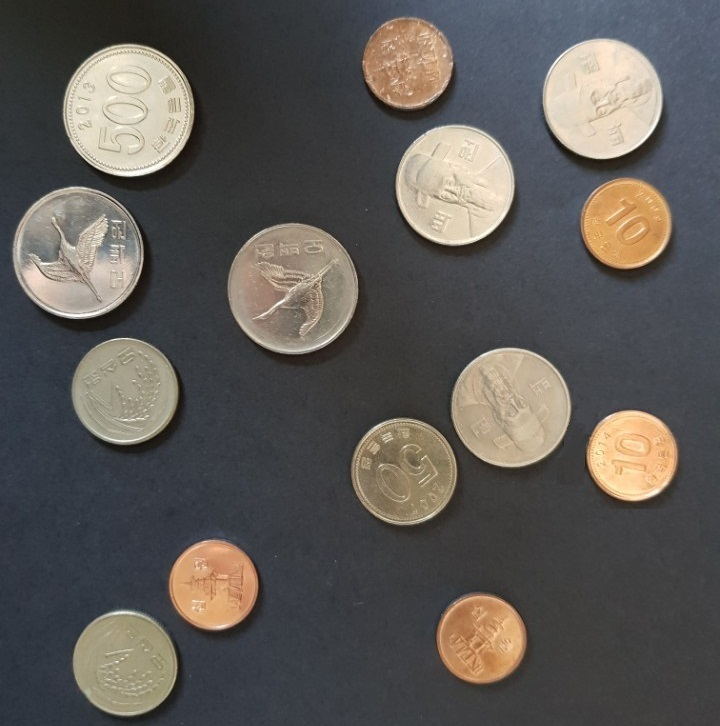
//> input picture Image/coin.jpg, 720 x 726 px
$ ./Thresholding   (built with g++ and OpenCV 4)
//> lines starting //> are read from the running program, lines starting //| are printed output that depends on the picture; after the words box and inside, x2 and y2 are one past the last pixel; in counts of white or black regions, pixels touching at a corner belong together
/*------------------------------------------------------/
* Image Proccessing with Deep Learning
* OpenCV : Threshold Demo
* Created: 2021-Spring
------------------------------------------------------*/
#include <opencv2/opencv.hpp>
#include <iostream>

using namespace cv;
using namespace std;

//* @function main
int main()
{
	Mat src, src_gray, dst, dst_morph;

	src = imread("../../Image/coin.jpg", 0);    // Load an image
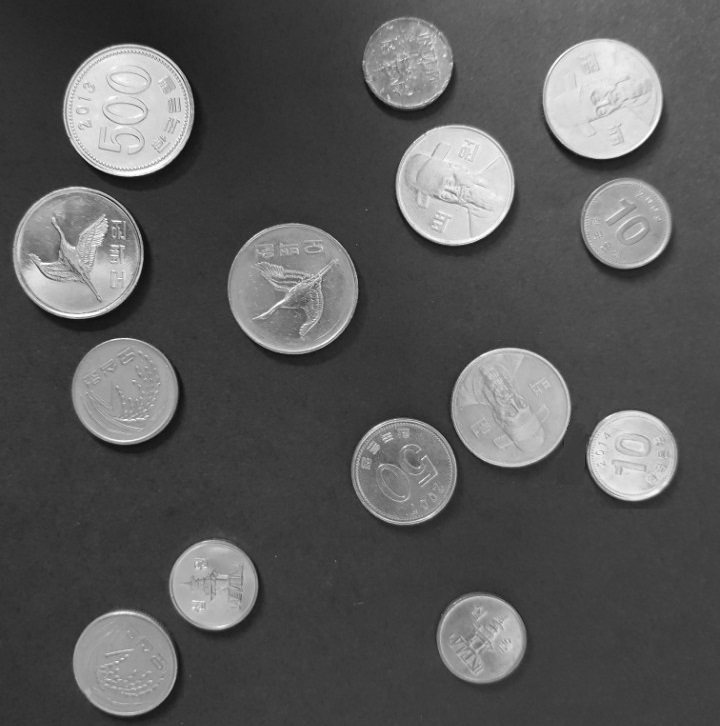
//> src: 726 rows x 720 cols, CV_8UC1; min 10, max 255, mean 90.4

	if (src.empty())					// Load image check
	{
		cout << "File Read Failed : src is empty" << endl;
		waitKey(0);
	}
	// Create a window to display results
	namedWindow("DemoWIndow", CV_WINDOW_AUTOSIZE); //CV_WINDOW_AUTOSIZE(1) :Fixed Window, 0: Unfixed window
	if (!src.empty())imshow("DemoWIndow", src); // Show image


	/* threshold_type
	0: Binary
	1: Binary Inverted
	2: Threshold Truncated
	3: Threshold to Zero
	4: Threshold to Zero Inverted*/
	int threshold_value = 130;
	int threshold_type = 0;
	int const max_value = 255;
	int const max_type = 4;
	int const max_BINARY_value = 255;

	//threshold(src, dst, threshold_value, max_BINARY_value, threshold_type);

	//Otsu Method
	threshold(src, dst, threshold_value, max_BINARY_value, THRESH_OTSU);
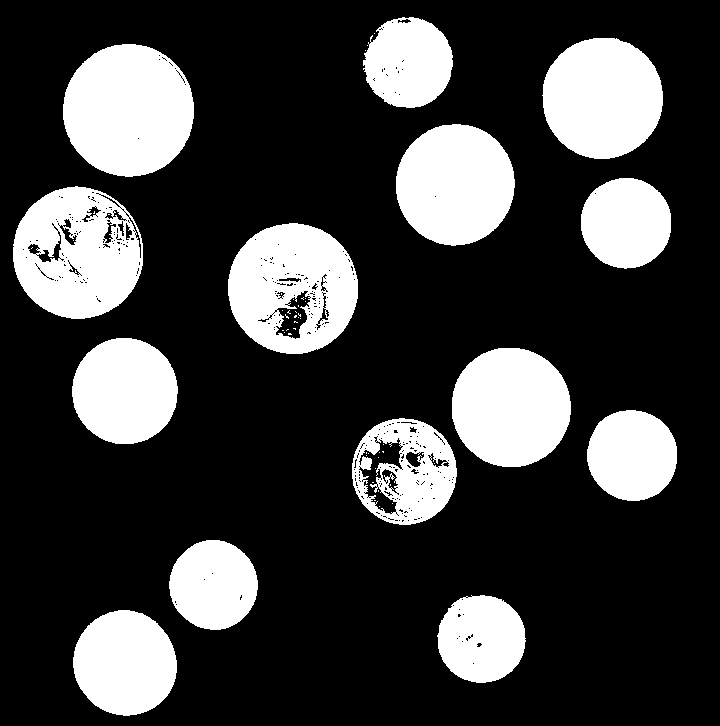
//> dst: 726 rows x 720 cols, CV_8UC1; 24.5% white; 56 white regions (42 under 20 px), largest, box (x1, y1, x2, y2) and area: (63, 44, 194, 177) 13651, (13, 186, 143, 319) 12353, (228, 223, 358, 354) 12097

	// Create a window to display results
	namedWindow("ThreshWIndow", CV_WINDOW_AUTOSIZE); //CV_WINDOW_AUTOSIZE(1) :Fixed Window, 0: Unfixed window
	imshow("ThreshWIndow", dst); // Show image

	waitKey(0);//Pause the program
	return 0;
}

$ run again, with Image/Lane_test_img.JPG copied over Image/coin.jpg
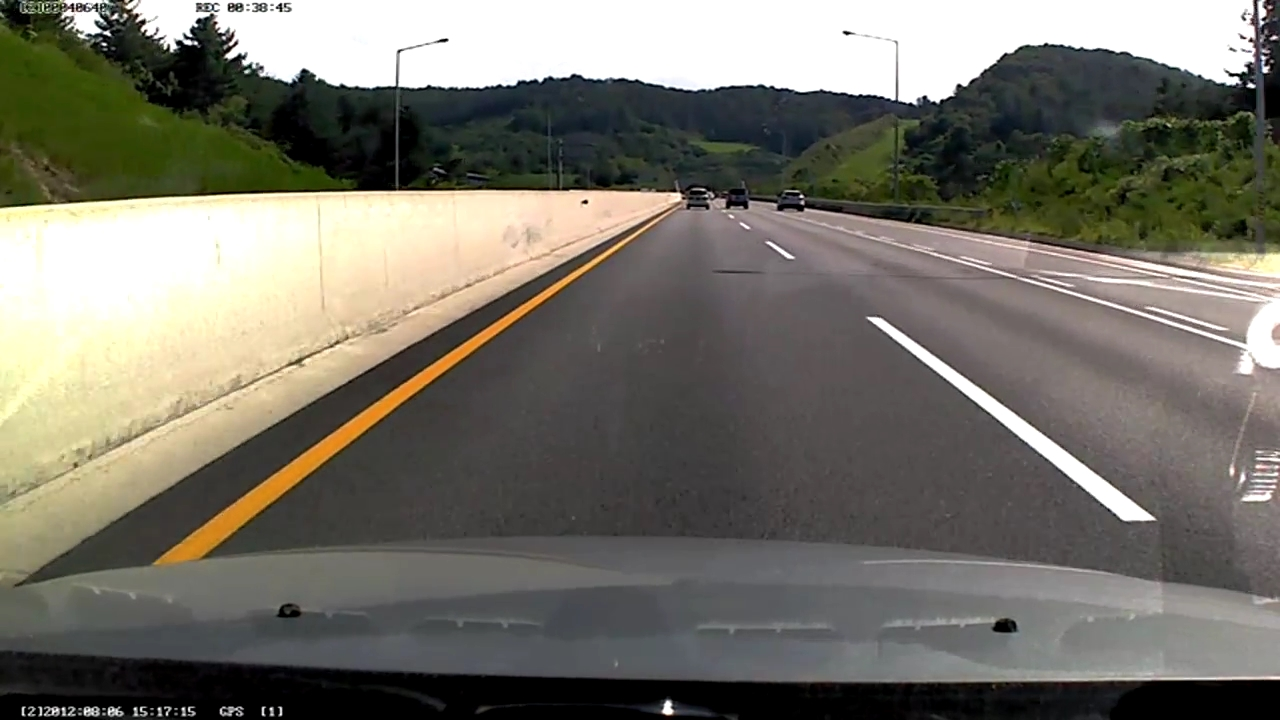
//> input picture Image/Lane_test_img.JPG, 1280 x 720 px
//> `src = imread("../../Image/coin.jpg", 0);`:
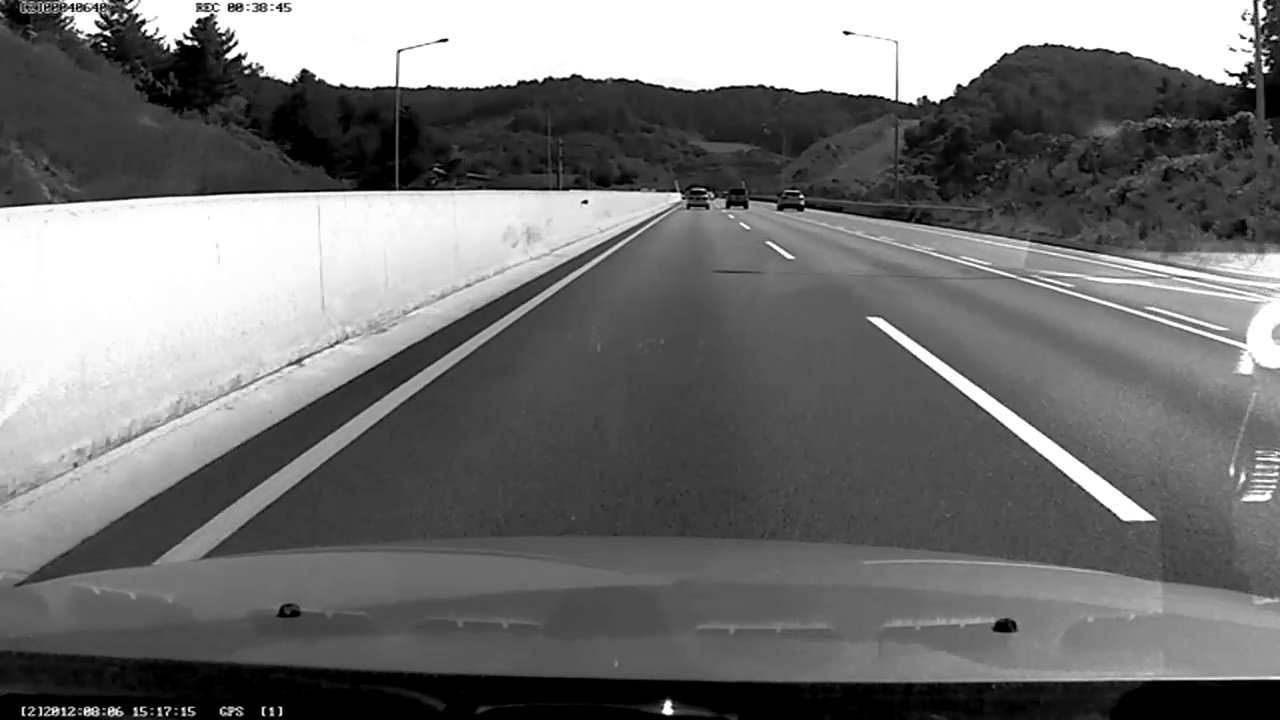
//> src: 720 rows x 1280 cols, CV_8UC1; min 0, max 255, mean 114.7
//> `threshold(src, dst, threshold_value, max_BINARY_value, THRESH_OTSU);`:
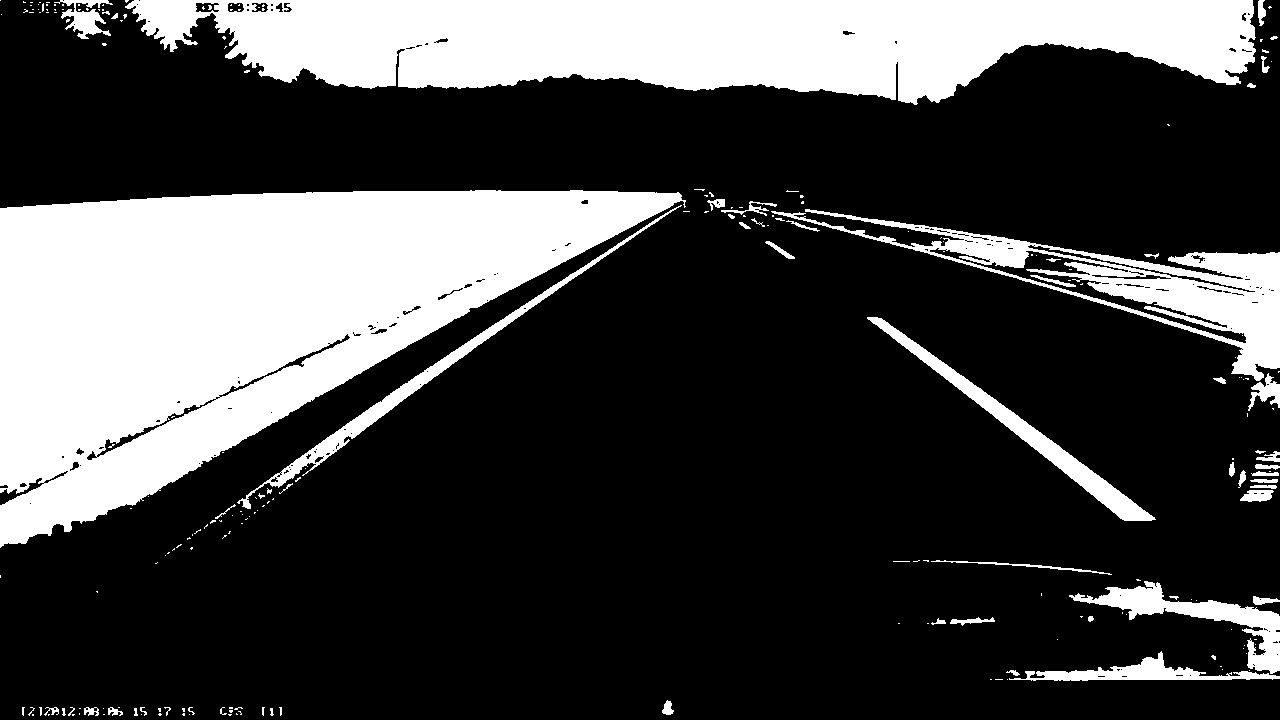
//> dst: 720 rows x 1280 cols, CV_8UC1; 27.1% white; 229 white regions (174 under 20 px), largest, box (x1, y1, x2, y2) and area: (0, 190, 686, 548) 127018, (125, 0, 1256, 105) 82508, (771, 209, 1280, 381) 17380
